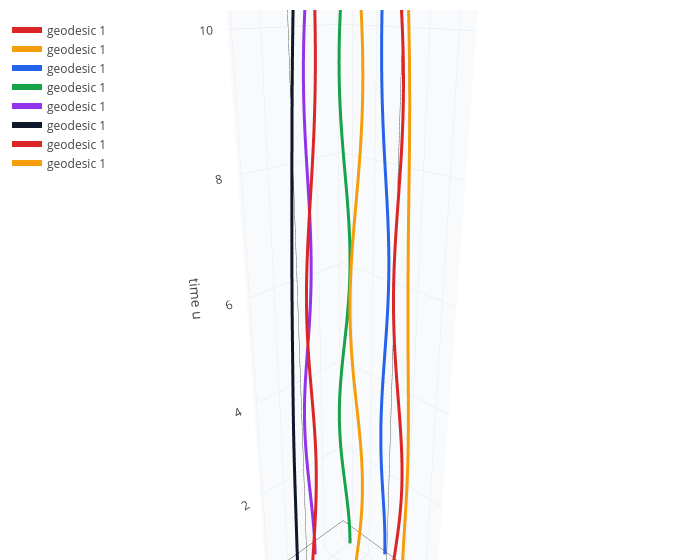

The cell this chart's notebook holds for it:
### Markdown cell above
$\ddot x = h\cos(u)\,\dot u^2\,x$ and $\ddot y = -h\cos(u)\,\dot u^2\,y$: when the wave stretches $x$ it squeezes $y$, and
half a period later the other way round. This pattern is the **plus** polarisation; a wave with $H \propto 2xy$
(the **cross** polarisation) does the same along the diagonals.

Here are eight free particles on a ring of radius 1, followed as the wave passes, with $h = 0.1$. Time ($u$) runs
upward, so each particle traces a worldline and together they form a tube that bulges and pinches:

### Code cell
h = 0.1;
p1 = geodesic(pp, [0, 0, 1, 0], [1, -0.5, 0, 0], 12.6, [x y u]);
p2 = geodesic(pp, [0, 0, 0.707, 0.707], [1, -0.5, 0, 0], 12.6, [x y u]);
p3 = geodesic(pp, [0, 0, 0, 1], [1, -0.5, 0, 0], 12.6, [x y u]);
p4 = geodesic(pp, [0, 0, -0.707, 0.707], [1, -0.5, 0, 0], 12.6, [x y u]);
p5 = geodesic(pp, [0, 0, -1, 0], [1, -0.5, 0, 0], 12.6, [x y u]);
p6 = geodesic(pp, [0, 0, -0.707, -0.707], [1, -0.5, 0, 0], 12.6, [x y u]);
p7 = geodesic(pp, [0, 0, 0, -1], [1, -0.5, 0, 0], 12.6, [x y u]);
p8 = geodesic(pp, [0, 0, 0.707, -0.707], [1, -0.5, 0, 0], 12.6, [x y u]);
labels(show(p1, p2, p3, p4, p5, p6, p7, p8), "x", "y", "time u")

### Figure 1 — Plotly figure (JSON) as saved in the notebook; plotly's stock layout.template omitted (floating-point values rounded to 4 significant figures; data arrays with more than 128 entries replaced by an {"elided": "..."} marker saying what was removed)
{"data": [{"line": {"color": "#dc2626", "width": 6}, "mode": "lines", "name": "geodesic 1", "type": "scatter3d", "x": {"elided": "1252 float values"}, "y": {"elided": "1252 int values"}, "z": {"elided": "1252 float values"}}, {"line": {"color": "#f59e0b", "width": 6}, "mode": "lines", "name": "geodesic 1", "type": "scatter3d", "x": {"elided": "1252 float values"}, "y": {"elided": "1252 float values"}, "z": {"elided": "1252 float values"}}, {"line": {"color": "#2563eb", "width": 6}, "mode": "lines", "name": "geodesic 1", "type": "scatter3d", "x": {"elided": "1252 int values"}, "y": {"elided": "1252 float values"}, "z": {"elided": "1252 float values"}}, {"line": {"color": "#16a34a", "width": 6}, "mode": "lines", "name": "geodesic 1", "type": "scatter3d", "x": {"elided": "1252 float values"}, "y": {"elided": "1252 float values"}, "z": {"elided": "1252 float values"}}, {"line": {"color": "#9333ea", "width": 6}, "mode": "lines", "name": "geodesic 1", "type": "scatter3d", "x": {"elided": "1252 float values"}, "y": {"elided": "1252 int values"}, "z": {"elided": "1252 float values"}}, {"line": {"color": "#0f172a", "width": 6}, "mode": "lines", "name": "geodesic 1", "type": "scatter3d", "x": {"elided": "1252 float values"}, "y": {"elided": "1252 float values"}, "z": {"elided": "1252 float values"}}, {"line": {"color": "#dc2626", "width": 6}, "mode": "lines", "name": "geodesic 1", "type": "scatter3d", "x": {"elided": "1252 int values"}, "y": {"elided": "1252 float values"}, "z": {"elided": "1252 float values"}}, {"line": {"color": "#f59e0b", "width": 6}, "mode": "lines", "name": "geodesic 1", "type": "scatter3d", "x": {"elided": "1252 float values"}, "y": {"elided": "1252 float values"}, "z": {"elided": "1252 float values"}}], "layout": {"height": 560, "legend": {"x": 0.01, "y": 0.99}, "margin": {"b": 0, "l": 0, "r": 0, "t": 10}, "scene": {"aspectmode": "data", "camera": {"eye": {"x": 1.6, "y": -1.6, "z": 1.0}}, "xaxis": {"backgroundcolor": "#f8fafc", "gridcolor": "#e2e8f0", "showbackground": true, "title": {"text": "x"}}, "yaxis": {"backgroundcolor": "#f8fafc", "gridcolor": "#e2e8f0", "showbackground": true, "title": {"text": "y"}}, "zaxis": {"backgroundcolor": "#f8fafc", "gridcolor": "#e2e8f0", "showbackground": true, "title": {"text": "time u"}}}, "showlegend": true, "title": {"text": ""}, "width": 700}}
